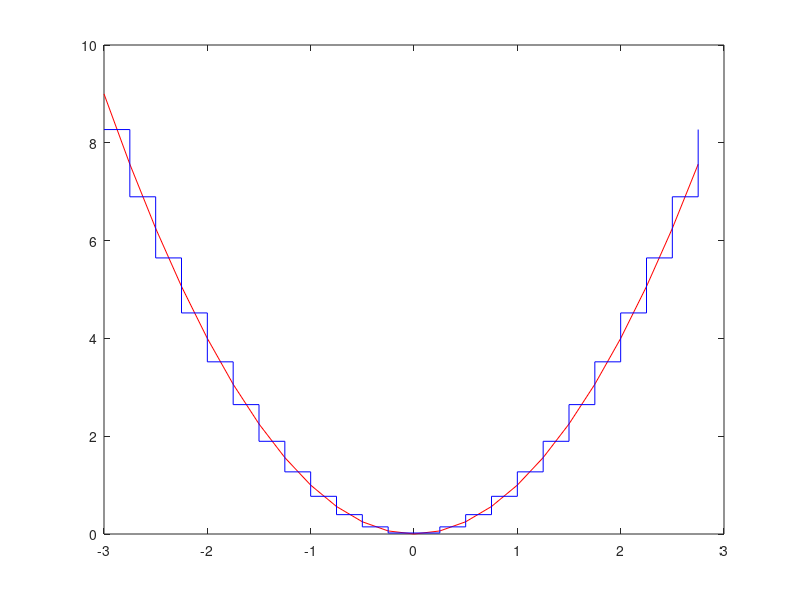

Reproduce this figure in MATLAB.
clf; clear;

j=2
t=3

j2=2^j;
k=[j2*(-t) : j2*(t)-1]
fs = 1/(j2^2) * (k.^2 + k + 1/3)
tk = k/j2
plot(tk,tk.^2,'r')
hold on
stairs(tk,fs,'b')
